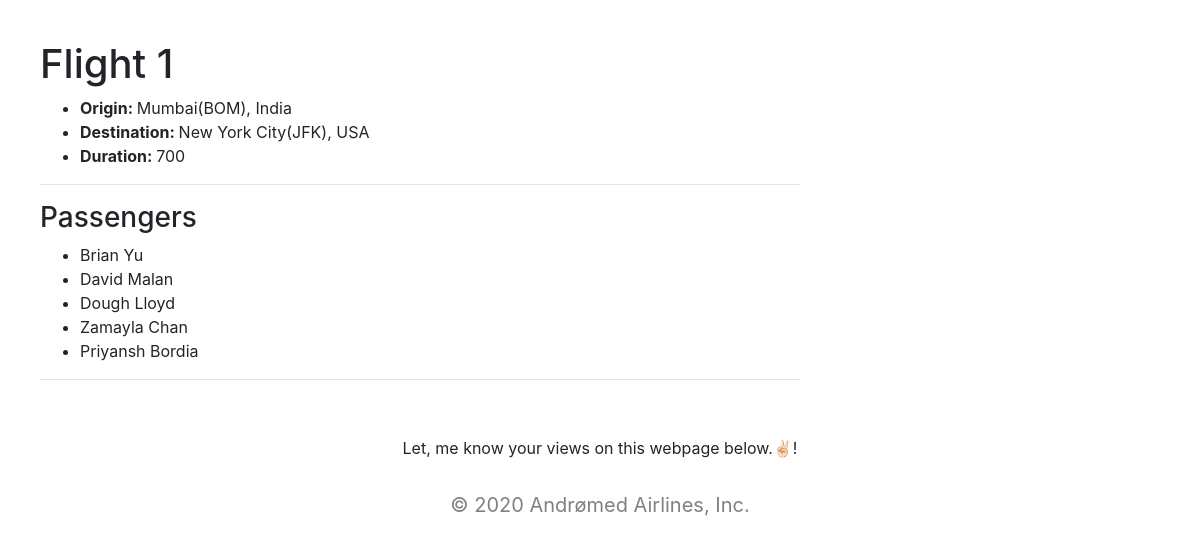
The app's page /flight/1 with its own data.
### flights/models.py (models this page shows, shortened)
class Flight(models.Model):
    origin = models.ForeignKey(Airport, on_delete=models.CASCADE, related_name="departures")
    destination = models.ForeignKey(Airport, on_delete=models.CASCADE, related_name="arrivals")
    duration = models.IntegerField()

class Airport(models.Model):
    code = models.CharField(max_length=3)
    city = models.CharField(max_length=64)
    country = models.CharField(max_length=64)
    def __str__(self):
        return f"{self.city}({self.code}), {self.country}"

class Passenger(models.Model):
    first = models.CharField(max_length=21)
    last = models.CharField(max_length=21)
    flights = models.ManyToManyField(Flight, blank=True, related_name="passengers")
    def __str__(self):
        return f"{self.first} {self.last}"

### flights/views.py (the view)
# urls.py: path("flight/<int:flight_id>", views.flight, name="flight"),
def flight(request, flight_id):
    try:
        flight = Flight.objects.get(pk=flight_id)
    except Flight.DoesNotExist:
        return render(request, "flights/error.html", context = {"message": "Flight Doesn't Exist!"})
    context = {
        "flight": flight,
        "passengers": flight.passengers.all(),
    }
    return render(request, "flights/flight.html", context)

### flights/templates/flights/flight.html (shortened to what this page needs)
{% extends "flights/base.html" %}
{% block body %}
    <div class="flight-body">
        <h1>Flight {{ flight.id }}</h1>
        <ul>
            <li><strong>Origin: </strong>{{ flight.origin }}</li>
            <li><strong>Destination: </strong> {{ flight.destination }}</li>
            <li><strong>Duration: </strong> {{ flight.duration }}</li>
        </ul>
        <hr>
        <h3>Passengers</h3>
        <ul>
            {% for passenger in passengers %}
                <li>{{ passenger }}</li>
            {% empty %}
                <div class="alert alert-success" role="alert">No Passenegers Onboard.</div>
            {% endfor %}
        </ul>
        <hr>
    </div>
{% endblock %}

### flights/templates/flights/base.html (shortened to what this page needs)
<!DOCTYPE html>
<html lang="en" dir="ltr">
    <head>
        <link rel="stylesheet" href="https://maxcdn.bootstrapcdn.com/bootstrap/4.0.0/css/bootstrap.min.css">
    </head>
    <body>
        {% block body %}
        {% endblock %}
        <div class="container container-fluid mt-3 mr-auto ml-auto mb-2">
            <div class="form-text">
                Let, me know your views on this webpage below.✌🏻!
            </div>
        </div>
        <div class="fixed bottom">
            <footer class = "button">
                &copy; 2020 Andrømed Airlines, Inc.
            </footer>
        </div>
    </body>
</html>

### flights/templates/flights/base.html (style rules this page uses)
.container { max-width: 700px; margin: auto; text-align: center; }
footer { margin: 20px; padding: 10px; color: grey; text-decoration: none !important; text-align: center; font-size: 20px; }
.form-text { text-align: center; }

### flights/templates/flights/flight.html (style rules this page uses)
.flight-body { margin: 20px; padding: 20px; max-width: 800px; }

### records on screen
Flight: id "1", origin "Mumbai(BOM), India", destination "New York City(JFK), USA", duration "700"
Passenger: first+last "Brian Yu"
Passenger: first+last "David Malan"
Passenger: first+last "Dough Lloyd"
Passenger: first+last "Zamayla Chan"
Passenger: first+last "Priyansh Bordia"
